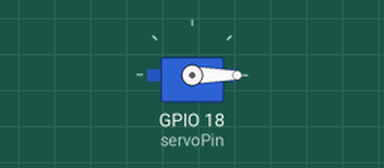
This sketch was run on a simulated ESP32. Shown: servo. What the sketch prints to the serial monitor is not drawn.

Above: at 0.0 s.
At 0.6 s:
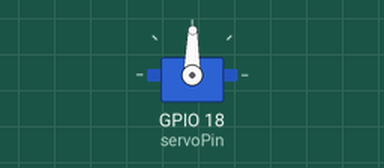
Timing chart, 0 to 5.1 s (numbered marks = the images above):
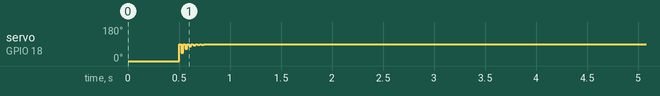

The sketch:

PIDCode.ino
```cpp
#include <ESP32Servo.h>


Servo myservo;
const int targetPosition = 89;  // Your desired target position (in degrees)
const int servoPin = 18;        // Connect the servo signal wire to GPIO 2
const float dt = 0.02;         // Time step (adjust as needed)
const float Kp = 0.5;          // Proportional gain
const float Ki = 0.1;          // Integral gain
const float Kd = 0.01;         // Derivative gain

float integral = 0;
float previousError = 0;

void setup() {
  Serial.begin(115200);
  myservo.attach(servoPin);
  myservo.write(0);  // Initialize the servo to the middle position
  delay(500);
}

void loop() {
  float currentPosition = myservo.read();  // Read the current position of the servo
  float error = targetPosition - currentPosition;

  // Calculate the PID components
  float proportional = Kp * error;
  integral += Ki * error * dt;
  float derivative = Kd * (error - previousError) / dt;

  // Calculate the control output
  float output = proportional + integral + derivative;

  // Display Results on Serial Monitor
  Serial.print(currentPosition);
  Serial.print(" ");
  Serial.print(error);
  Serial.print("   ");

  Serial.print(proportional);
  Serial.print(" ");
  Serial.print(integral);
  Serial.print(" ");
  Serial.print(derivative);
  Serial.print("   ");


  Serial.print(output);
  Serial.println(" ");

  // Apply the control output to the servo
  myservo.write(currentPosition + output);
  previousError = error;

  delay(dt * 1000);  // Convert time step to milliseconds and wait
}
```
